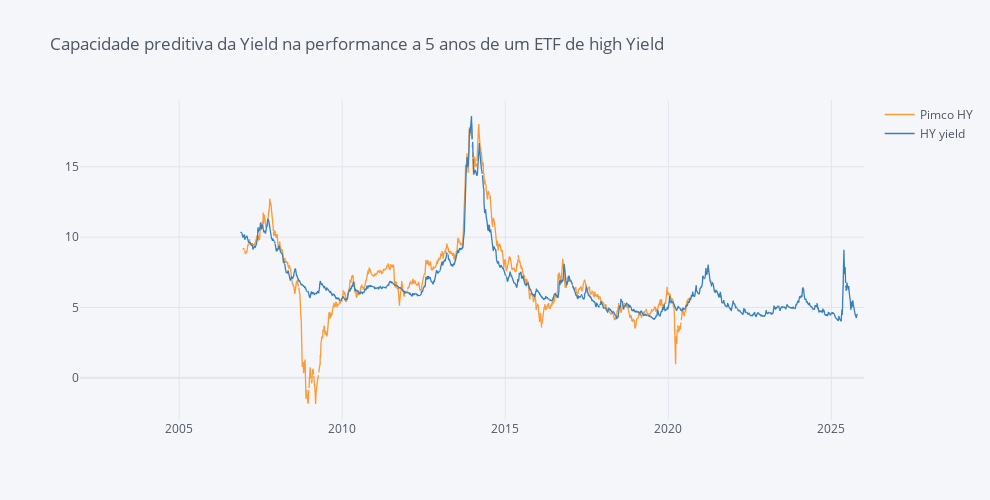

Notebook cell for this chart:
### Code cell
hy_yield = pdr.get_data_fred('BAMLH0A0HYM2EY', start='2001-12-16')

hy_yield.columns = ['HY yield']

hy_yield = hy_yield * 0.8

# download dataframe using pandas_datareader
HYG = pdr.get_data_yahoo("PHIYX", start="2001-12-16", end="2020-12-30")[['Adj Close']]

HYG.columns = ['Pimco HY']

days = int(252 * 5.1)

dates_index = pd.DataFrame(pd.bdate_range(start='2001-12-16', end="2026-01-01"))

hy_yield = pd.concat([dates_index, hy_yield.set_index(dates_index.index[:len(hy_yield)])], axis=1)
hy_yield = hy_yield.set_index(0)

hy_yield = hy_yield.shift(periods=days)

HYG_rr = multi_period_return(HYG, years=5, days=252)

data = pa.merge_time_series(HYG_rr, hy_yield, how='outer')

data.iplot(dimensions=pa.dimensions, title ='Capacidade preditiva da Yield na performance a 5 anos de um ETF de high Yield')

### Figure 1 — Plotly figure (JSON) as saved in the notebook; plotly's stock layout.template omitted (floating-point values rounded to 4 significant figures; data arrays with more than 128 entries replaced by an {"elided": "..."} marker saying what was removed)
{"data": [{"line": {"color": "rgba(255, 153, 51, 1.0)", "dash": "solid", "shape": "linear", "width": 1.3}, "mode": "lines", "name": "Pimco HY", "text": "", "type": "scatter", "x": {"elided": "6274 str values"}, "y": {"elided": "6274 mixed values"}}, {"line": {"color": "rgba(55, 128, 191, 1.0)", "dash": "solid", "shape": "linear", "width": 1.3}, "mode": "lines", "name": "HY yield", "text": "", "type": "scatter", "x": {"elided": "6274 str values"}, "y": {"elided": "6274 mixed values"}}], "layout": {"height": 500, "legend": {"bgcolor": "#F5F6F9", "font": {"color": "#4D5663"}}, "paper_bgcolor": "#F5F6F9", "plot_bgcolor": "#F5F6F9", "title": {"font": {"color": "#4D5663"}, "text": "Capacidade preditiva da Yield na performance a 5 anos de um ETF de high Yield"}, "width": 990, "xaxis": {"autorange": true, "gridcolor": "#E1E5ED", "range": ["2001-12-17", "2026-01-01"], "showgrid": true, "tickfont": {"color": "#4D5663"}, "title": {"font": {"color": "#4D5663"}, "text": ""}, "type": "date", "zerolinecolor": "#E1E5ED"}, "yaxis": {"autorange": true, "gridcolor": "#E1E5ED", "range": [-2.994, 19.74], "showgrid": true, "tickfont": {"color": "#4D5663"}, "title": {"font": {"color": "#4D5663"}, "text": ""}, "type": "linear", "zerolinecolor": "#E1E5ED"}}}
